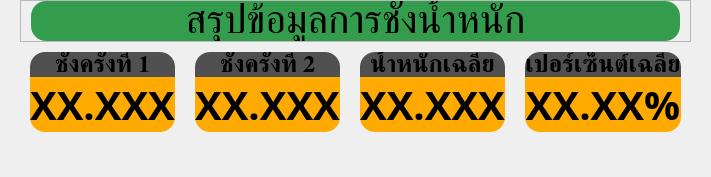
            <widget class="QFrame" name="weight_summary_main_group">
             <layout class="QVBoxLayout" name="verticalLayout_22">
              <property name="spacing">
               <number>0</number>
              </property>
              <property name="leftMargin">
               <number>20</number>
              </property>
              <property name="topMargin">
               <number>0</number>
              </property>
              <property name="rightMargin">
               <number>20</number>
              </property>
              <property name="bottomMargin">
               <number>45</number>
              </property>
              <item>
               <widget class="QFrame" name="weight_summary_title_frame">
                <property name="maximumSize">
                 <size>
                  <width>16777215</width>
                  <height>80</height>
                 </size>
                </property>
                <property name="frameShape">
                 <enum>QFrame::Shape::StyledPanel</enum>
                </property>
                <property name="frameShadow">
                 <enum>QFrame::Shadow::Raised</enum>
                </property>
                <layout class="QHBoxLayout" name="horizontalLayout_34">
                 <property name="spacing">
                  <number>0</number>
                 </property>
                 <property name="leftMargin">
                  <number>10</number>
                 </property>
                 <property name="topMargin">
                  <number>0</number>
                 </property>
                 <property name="rightMargin">
                  <number>10</number>
                 </property>
                 <property name="bottomMargin">
                  <number>0</number>
                 </property>
                 <item>
                  <widget class="QLabel" name="weight_summary_title">
                   <property name="maximumSize">
                    <size>
                     <width>16777215</width>
                     <height>60</height>
                    </size>
                   </property>
                   <property name="font">
                    <font>
                     <family>Kanit</family>
                     <pointsize>30</pointsize>
                    </font>
                   </property>
                   <property name="styleSheet">
                    <string notr="true">background-color: rgb(52, 157, 77);
border-radius: 15px;</string>
                   </property>
                   <property name="text">
                    <string>สรุปข้อมูลการชั่งน้ำหนัก</string>
                   </property>
                   <property name="alignment">
                    <set>Qt::AlignmentFlag::AlignCenter</set>
                   </property>
                  </widget>
                 </item>
                </layout>
               </widget>
              </item>
              <item>
               <widget class="QFrame" name="weight_summary_group">
                <property name="minimumSize">
                 <size>
                  <width>0</width>
                  <height>0</height>
                 </size>
                </property>
                <property name="maximumSize">
                 <size>
                  <width>16777215</width>
                  <height>120</height>
                 </size>
                </property>
                <property name="font">
                 <font>
                  <pointsize>5</pointsize>
                 </font>
                </property>
                <property name="styleSheet">
                 <string notr="true">#summary_weight_1, #summary_weight_2, #summary_average, #summary_percent {
	background-color: rgb(255, 170, 0);
	border-bottom-left-radius: 15px;
	border-bottom-right-radius: 15px;
}

#summary_weight_label_1, #summary_weight_label_2, #summary_average_label,  #summary_percent_label {
	background-color: rgb(80, 80, 80);
	border-top-left-radius: 15px;
	border-top-right-radius: 15px;
}</string>
                </property>
                <layout class="QHBoxLayout" name="horizontalLayout_35">
                 <property name="spacing">
                  <number>20</number>
                 </property>
                 <property name="leftMargin">
                  <number>10</number>
                 </property>
                 <property name="topMargin">
                  <number>10</number>
                 </property>
                 <property name="rightMargin">
                  <number>10</number>
                 </property>
                 <property name="bottomMargin">
                  <number>0</number>
                 </property>
                 <item>
                  <widget class="QFrame" name="weight_summary_group_1">
                   <property name="maximumSize">
                    <size>
                     <width>220</width>
                     <height>16777215</height>
                    </size>
                   </property>
                   <property name="layoutDirection">
                    <enum>Qt::LayoutDirection::LeftToRight</enum>
                   </property>
                   <property name="styleSheet">
                    <string notr="true"/>
                   </property>
                   <layout class="QVBoxLayout" name="verticalLayout_18">
                    <property name="spacing">
                     <number>0</number>
                    </property>
                    <property name="leftMargin">
                     <number>0</number>
                    </property>
                    <property name="topMargin">
                     <number>0</number>
                    </property>
                    <property name="rightMargin">
                     <number>0</number>
                    </property>
                    <property name="bottomMargin">
                     <number>0</number>
                    </property>
                    <item>
                     <widget class="QLabel" name="summary_weight_label_1">
                      <property name="maximumSize">
                       <size>
                        <width>16777215</width>
                        <height>16777215</height>
                       </size>
                      </property>
                      <property name="font">
                       <font>
                        <family>Kanit</family>
                        <pointsize>18</pointsize>
                        <bold>true</bold>
                       </font>
                      </property>
                      <property name="layoutDirection">
                       <enum>Qt::LayoutDirection::LeftToRight</enum>
                      </property>
                      <property name="autoFillBackground">
                       <bool>false</bool>
                      </property>
                      <property name="styleSheet">
                       <string notr="true"/>
                      </property>
                      <property name="text">
                       <string>ชั่งครั้งที่ 1</string>
                      </property>
                      <property name="alignment">
                       <set>Qt::AlignmentFlag::AlignCenter</set>
                      </property>
                     </widget>
                    </item>
                    <item>
                     <widget class="QLabel" name="summary_weight_1">
                      <property name="minimumSize">
                       <size>
                        <width>0</width>
                        <height>50</height>
                       </size>
                      </property>
                      <property name="maximumSize">
                       <size>
                        <width>16777215</width>
                        <height>80</height>
                       </size>
                      </property>
                      <property name="font">
                       <font>
                        <family>Kanit</family>
                        <pointsize>30</pointsize>
                        <bold>true</bold>
                       </font>
                      </property>
                      <property name="styleSheet">
                       <string notr="true"/>
                      </property>
                      <property name="text">
                       <string>XX.XXX</string>
                      </property>
                      <property name="alignment">
                       <set>Qt::AlignmentFlag::AlignCenter</set>
                      </property>
                     </widget>
                    </item>
                   </layout>
                  </widget>
                 </item>
                 <item>
                  <widget class="QFrame" name="weight_summary_group_2">
                   <property name="maximumSize">
                    <size>
                     <width>220</width>
                     <height>16777215</height>
                    </size>
                   </property>
                   <property name="layoutDirection">
                    <enum>Qt::LayoutDirection::LeftToRight</enum>
                   </property>
                   <property name="styleSheet">
                    <string notr="true"/>
                   </property>
                   <layout class="QVBoxLayout" name="verticalLayout_19">
                    <property name="spacing">
                     <number>0</number>
                    </property>
                    <property name="leftMargin">
                     <number>0</number>
                    </property>
                    <property name="topMargin">
                     <number>0</number>
                    </property>
                    <property name="rightMargin">
                     <number>0</number>
                    </property>
                    <property name="bottomMargin">
                     <number>0</number>
                    </property>
                    <item>
                     <widget class="QLabel" name="summary_weight_label_2">
                      <property name="maximumSize">
                       <size>
                        <width>16777215</width>
                        <height>16777215</height>
                       </size>
                      </property>
                      <property name="font">
                       <font>
                        <family>Kanit</family>
                        <pointsize>18</pointsize>
                        <bold>true</bold>
                       </font>
                      </property>
                      <property name="layoutDirection">
                       <enum>Qt::LayoutDirection::LeftToRight</enum>
                      </property>
                      <property name="autoFillBackground">
                       <bool>false</bool>
                      </property>
                      <property name="styleSheet">
                       <string notr="true"/>
                      </property>
                      <property name="text">
                       <string>ชั่งครั้งที่ 2</string>
                      </property>
                      <property name="alignment">
                       <set>Qt::AlignmentFlag::AlignCenter</set>
                      </property>
                     </widget>
                    </item>
                    <item>
                     <widget class="QLabel" name="summary_weight_2">
                      <property name="minimumSize">
                       <size>
                        <width>0</width>
                        <height>50</height>
                       </size>
                      </property>
                      <property name="maximumSize">
                       <size>
                        <width>16777215</width>
                        <height>80</height>
                       </size>
                      </property>
                      <property name="font">
                       <font>
                        <family>Kanit</family>
                        <pointsize>30</pointsize>
                        <bold>true</bold>
                       </font>
                      </property>
                      <property name="styleSheet">
                       <string notr="true"/>
                      </property>
                      <property name="text">
                       <string>XX.XXX</string>
                      </property>
                      <property name="alignment">
                       <set>Qt::AlignmentFlag::AlignCenter</set>
                      </property>
                     </widget>
                    </item>
                   </layout>
                  </widget>
                 </item>
                 <item>
                  <widget class="QFrame" name="average_summary_group">
                   <property name="maximumSize">
                    <size>
                     <width>220</width>
                     <height>16777215</height>
                    </size>
                   </property>
                   <property name="layoutDirection">
                    <enum>Qt::LayoutDirection::LeftToRight</enum>
                   </property>
                   <property name="styleSheet">
                    <string notr="true"/>
                   </property>
                   <layout class="QVBoxLayout" name="verticalLayout_20">
                    <property name="spacing">
                     <number>0</number>
                    </property>
                    <property name="leftMargin">
                     <number>0</number>
                    </property>
                    <property name="topMargin">
                     <number>0</number>
                    </property>
                    <property name="rightMargin">
                     <number>0</number>
                    </property>
                    <property name="bottomMargin">
                     <number>0</number>
                    </property>
                    <item>
                     <widget class="QLabel" name="summary_average_label">
                      <property name="maximumSize">
                       <size>
                        <width>16777215</width>
                        <height>16777215</height>
                       </size>
                      </property>
                      <property name="font">
                       <font>
                        <family>Kanit</family>
                        <pointsize>18</pointsize>
                        <bold>true</bold>
                       </font>
                      </property>
                      <property name="layoutDirection">
                       <enum>Qt::LayoutDirection::LeftToRight</enum>
                      </property>
                      <property name="autoFillBackground">
                       <bool>false</bool>
                      </property>
                      <property name="styleSheet">
                       <string notr="true"/>
                      </property>
                      <property name="text">
                       <string>น้ำหนักเฉลี่ย</string>
                      </property>
                      <property name="alignment">
                       <set>Qt::AlignmentFlag::AlignCenter</set>
                      </property>
                     </widget>
                    </item>
                    <item>
                     <widget class="QLabel" name="summary_average">
                      <property name="minimumSize">
                       <size>
                        <width>0</width>
                        <height>50</height>
                       </size>
                      </property>
                      <property name="maximumSize">
                       <size>
                        <width>16777215</width>
                        <height>80</height>
                       </size>
                      </property>
                      <property name="font">
                       <font>
                        <family>Kanit</family>
                        <pointsize>30</pointsize>
                        <bold>true</bold>
                       </font>
                      </property>
                      <property name="styleSheet">
                       <string notr="true"/>
                      </property>
                      <property name="text">
                       <string>XX.XXX</string>
                      </property>
                      <property name="alignment">
                       <set>Qt::AlignmentFlag::AlignCenter</set>
                      </property>
                     </widget>
                    </item>
                   </layout>
                  </widget>
                 </item>
                 <item>
                  <widget class="QFrame" name="percent_summary_group">
                   <property name="maximumSize">
                    <size>
                     <width>220</width>
                     <height>16777215</height>
                    </size>
                   </property>
                   <property name="layoutDirection">
                    <enum>Qt::LayoutDirection::LeftToRight</enum>
                   </property>
                   <property name="styleSheet">
                    <string notr="true"/>
                   </property>
                   <layout class="QVBoxLayout" name="verticalLayout_21">
                    <property name="spacing">
                     <number>0</number>
                    </property>
                    <property name="leftMargin">
                     <number>0</number>
                    </property>
                    <property name="topMargin">
                     <number>0</number>
                    </property>
                    <property name="rightMargin">
                     <number>0</number>
                    </property>
                    <property name="bottomMargin">
                     <number>0</number>
                    </property>
                    <item>
                     <widget class="QLabel" name="summary_percent_label">
                      <property name="maximumSize">
                       <size>
                        <width>16777215</width>
                        <height>16777215</height>
                       </size>
                      </property>
                      <property name="font">
                       <font>
                        <family>Kanit</family>
                        <pointsize>18</pointsize>
                        <bold>true</bold>
                       </font>
                      </property>
                      <property name="layoutDirection">
                       <enum>Qt::LayoutDirection::LeftToRight</enum>
                      </property>
                      <property name="autoFillBackground">
                       <bool>false</bool>
                      </property>
                      <property name="styleSheet">
                       <string notr="true"/>
                      </property>
                      <property name="text">
                       <string>เปอร์เซ็นต์เฉลี่ย</string>
                      </property>
                      <property name="alignment">
                       <set>Qt::AlignmentFlag::AlignCenter</set>
                      </property>
                     </widget>
                    </item>
                    <item>
                     <widget class="QLabel" name="summary_percent">
                      <property name="minimumSize">
                       <size>
                        <width>0</width>
                        <height>50</height>
                       </size>
                      </property>
                      <property name="maximumSize">
                       <size>
                        <width>16777215</width>
                        <height>80</height>
                       </size>
                      </property>
                      <property name="font">
                       <font>
                        <family>Kanit</family>
                        <pointsize>30</pointsize>
                        <bold>true</bold>
                       </font>
                      </property>
                      <property name="styleSheet">
                       <string notr="true"/>
                      </property>
                      <property name="text">
                       <string>XX.XX%</string>
                      </property>
                      <property name="alignment">
                       <set>Qt::AlignmentFlag::AlignCenter</set>
                      </property>
                     </widget>
                    </item>
                   </layout>
                  </widget>
                 </item>
                </layout>
               </widget>
              </item>
             </layout>
            </widget>
